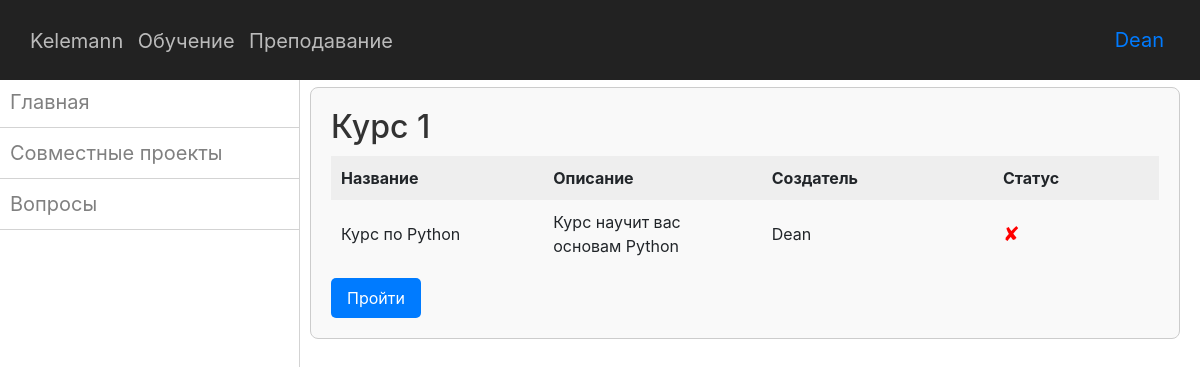
Screenshot of /learn (signed in) with the database file from the repository.
### data/users.py (models this page shows, shortened)
class User(SqlAlchemyBase, UserMixin, SerializerMixin):
    __tablename__ = 'users'
    id = sqlalchemy.Column(sqlalchemy.Integer, primary_key=True, autoincrement=True)
    name = sqlalchemy.Column(sqlalchemy.String)
    email = sqlalchemy.Column(sqlalchemy.String, index=True, unique=True)
    hashed_password = sqlalchemy.Column(sqlalchemy.String)
    completed_courses = sqlalchemy.Column(sqlalchemy.String, nullable=True)
    courses = orm.relationship("Course", back_populates='user')

### data/courses.py (models this page shows)
class Course(SqlAlchemyBase, UserMixin, SerializerMixin):
    __tablename__ = 'cources'
    id = sqlalchemy.Column(sqlalchemy.Integer, primary_key=True, autoincrement=True)
    name = sqlalchemy.Column(sqlalchemy.String, unique=True)
    description = sqlalchemy.Column(sqlalchemy.String, nullable=True)
    user_id = sqlalchemy.Column(sqlalchemy.Integer, sqlalchemy.ForeignKey("users.id"))
    user = orm.relationship('User')
    lessons = orm.relationship("Lesson", back_populates='course')

### main.py (the view)
@app.route('/learn', methods=['GET'])
def learn():
    db_session.global_init('database.db')
    db_sess = db_session.create_session()
    courses = db_sess.query(Course).all()
    users = db_sess.query(User).all()
    return render_template('list_of_courses.html', courses=courses, users=users)

### data/db_session.py (called while the page is built, shortened)
def global_init(db_file):
    global __factory
    if __factory:
        return

def create_session() -> Session:
    global __factory
    return __factory()

### main.py (called while the page is built)
@login_manager.user_loader
def load_user(user_id):
    db_sess = db_session.create_session()
    return db_sess.get(User, user_id)

### templates/list_of_courses.html
{% extends "base.html" %}
{% block link %}
    <link rel="stylesheet" href="../static/css/header.css">
    <link rel="stylesheet" href="../static/css/sidebar.css">
    <link rel="stylesheet" href="../static/css/list_of_courses.css">
{% endblock %}
{% block sidebar %}
<nav class="sidebar">
    <div class="content-lesson">
        <ul>
            <li><a href="/learn">Главная</a></li>
            <li><a href="/learn">Совместные проекты</a></li>
            <li><a href="/learn">Вопросы</a></li>
        </ul>
    </div>
</nav>
{% endblock %}
{% block content %}
<div class="main-content">
    <div class="courses">
        {% if courses %}
            {% for course in courses %}
            <div class="course">
                <h2>Курс {{course.id}}</h2>
                <table>
                    <thead>
                        <tr>
                            <th>Название</th>
                            <th>Описание</th>
                            <th>Создатель</th>
                            <th>Статус</th>
                        </tr>
                    </thead>
                    <tbody>
                        <tr>
                            <td>{{course.name}}</td>
                            <td>{{course.description | safe}}</td>
                            <td>{{users[course.user_id - 1].name}}</td>
                            <td>
                                {% if current_user.is_authenticated %}
                                    {% if course.id|string() in current_user.completed_courses %}
                                        <span class="status-icon completed">✔</span>
                                    {% else %}
                                        <span class="status-icon not-completed">✘</span>
                                    {% endif %}
                                {% else %}
                                    <span class="status-icon">🔒</span>
                                    <span>Войдите в аккаунт, чтобы узнать статус</span>
                                {% endif %}
                            </td>
                        </tr>
                    </tbody>
                </table>
                <a href="learn/{{ course.name }}" class="btn-learn">Пройти</a>
            </div>
            {% endfor %}
        {% else %}
            <h1>Курсов ещё нет</h1>
        {% endif %}
    </div>
</div>
{% endblock %}

### templates/base.html (shortened to what this page needs)
<!doctype html>
<html lang="en">
<head>
    <link rel="stylesheet"
        href="https://stackpath.bootstrapcdn.com/bootstrap/4.4.1/css/bootstrap.min.css"
>
    {% block link %}{% endblock %}
</head>
<body>
    <div class="content-container">
        <header class="header">
            <div class="header-left">
                <span class="logo"><a href="/" class="a-left">Kelemann</a></span>
                <a href="/learn" class="a-left">Обучение</a>
                <a href="/teach" class="a-left">Преподавание</a>
            </div>
            <div class="header-right">
                {% if current_user.is_authenticated %}
                <a class="navbar-brand" href="/logout">{{ current_user.name }}</a>
                {% else %}
                    <a class="btn btn-primary " href="/register">Зарегистрироваться</a>
                    <a class="btn btn-success" href="/login">Войти</a>
                {% endif %}
            </div>
        </header>
        {% block sidebar %}{% endblock %}
        <div class="main-content">
            {% block content %}{% endblock %}
        </div>
    </div>
</body>
</html>

### static/css/header.css (style rules this page uses)
.content-container { display: flex; flex-direction: column; justify-content: space-between; margin-top: 57px; padding: 20px; }
.header { background-color: #222222; color: #fff; display: flex; justify-content: space-between; align-items: center; padding: 20px; position: fixed; top: 0; left: 0; right: 0; z-index: 1000; }
.a-left { color: #bbbbbb; font-size: 20px; padding-left: 10px; transition: color 0.5s ease; }
.logo { font-size: 25px; }

### static/css/sidebar.css (style rules this page uses)
.content-container { margin-left: 290px; padding: 20px; }
.sidebar { width: 300px; border-right: 1px solid lightgray; color: #fff; height: 100vh; position: fixed; top: 1; left: 0; z-index: 999; overflow-y: auto; background-color: #fff; }
.sidebar ul { list-style-type: none; padding: 0; }
.sidebar li { padding: 10px; border-bottom: 1px solid lightgray; }
.content-lesson a { color: gray; text-decoration: none; transition: background-color 0.5s ease; font-size: 20px; }

### static/css/list_of_courses.css (style rules this page uses)
.sidebar { display: flex; flex-direction: column; background-color: #fff; }
.content-lesson a { color: gray; text-decoration: none; transition: background-color 0.5s ease; font-size: 20px; }
.main-content { padding-top: 5px; }
.courses { display: grid; grid-template-columns: repeat(auto-fit, minmax(400px, 1fr)); gap: 20px; }
.course { border: 1px solid #ccc; border-radius: 8px; padding: 20px; background-color: #f9f9f9; }
.course h2 { margin-bottom: 10px; color: #333; }
table { width: 100%; border-collapse: collapse; margin-bottom: 10px; }
th, td { padding: 10px; text-align: left; width: 50px; }
th { background-color: #eee; }
.status-icon { font-size: 20px; margin-right: 5px; }
.not-completed { color: red; }
.btn-learn { display: inline-block; padding: 8px 16px; background-color: #007bff; color: #fff; text-decoration: none; border-radius: 5px; transition: background-color 0.3s; }

### rows the page displays
User: name "Dean"
Course: id "1", name "Курс по Python", description "Курс научит вас основам Python"
